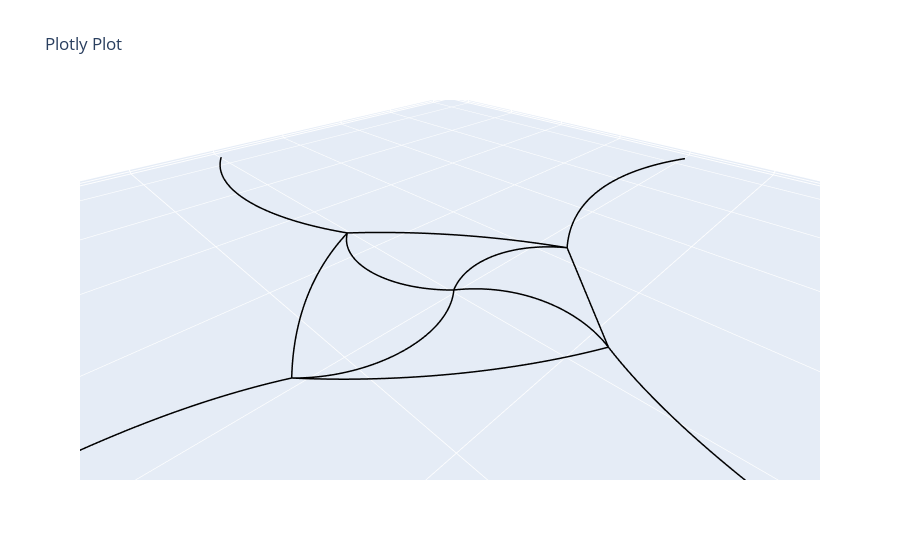

Source (notebook cell):
### Markdown cell above
Flipping edge 2, 6, and 12 would make the network smoother

### Code cell
# net.flip_curve(2, n = 100)          # Flip the curvature of one edge
net.flip_curves([2, 6], n = 100)       # Flip the curvature of multiple edges

net.net_plot(color=True, plot_type='arcs')

### Figure 1 — Plotly figure (JSON) as saved in the notebook; plotly's stock layout.template omitted (floating-point values rounded to 4 significant figures; data arrays with more than 128 entries replaced by an {"elided": "..."} marker saying what was removed)
{"data": [{"line": {"color": "black", "width": 3}, "mode": "lines", "type": "scatter3d", "x": {"elided": "1212 float values"}, "y": {"elided": "1212 float values"}, "z": {"elided": "1212 int values"}}], "layout": {"scene": {"aspectmode": "data"}, "title": {"text": "Plotly Plot"}}}
